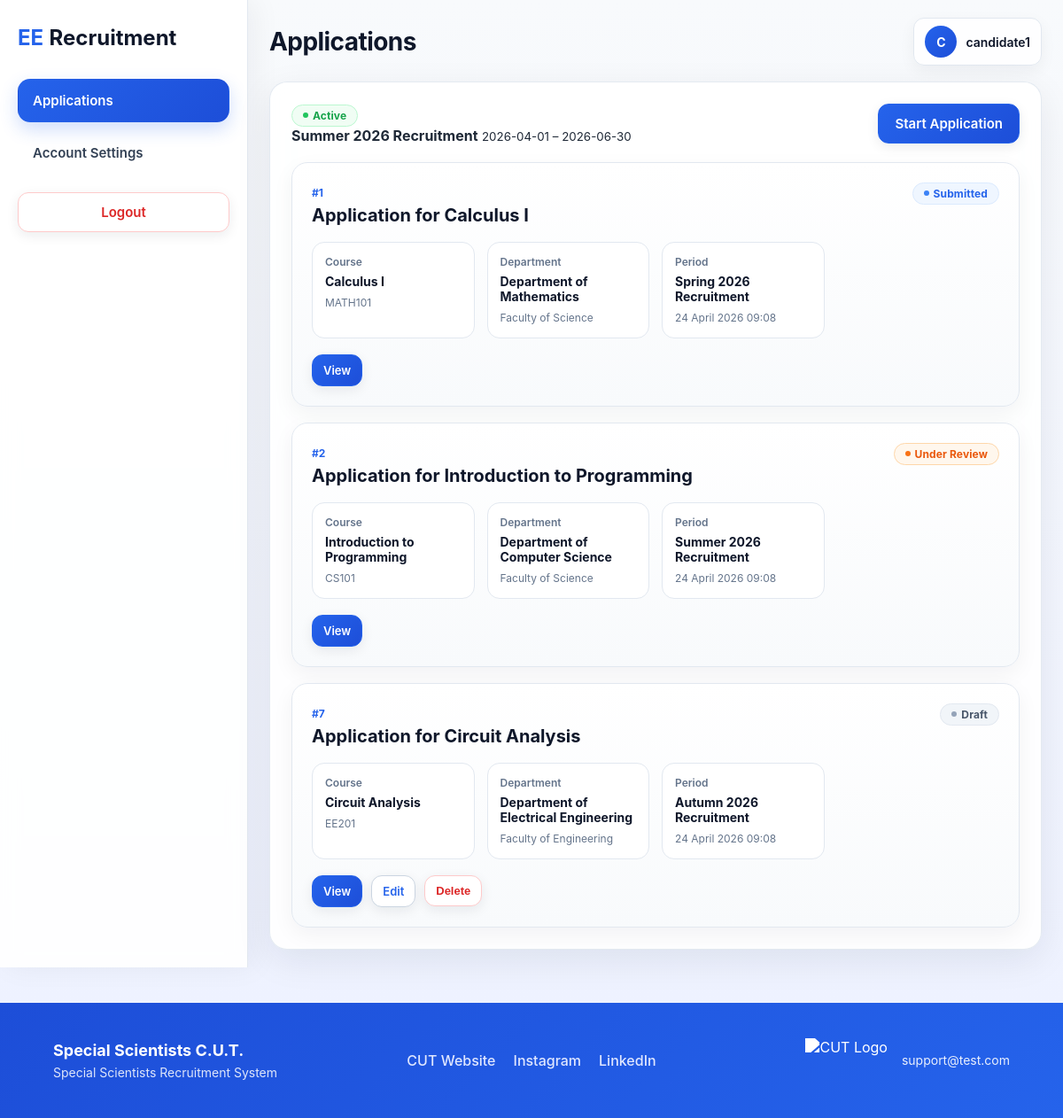
Page /modules/list.php (signed in) on the committed database.
### tables this page shows
CREATE TABLE recruitment_periods (
                                     id            INT AUTO_INCREMENT PRIMARY KEY,
                                     title         VARCHAR(100) NOT NULL,
                                     start_date    DATE NOT NULL,
                                     end_date      DATE NOT NULL,
                                     is_active     TINYINT(1) NOT NULL DEFAULT 1
);

CREATE TABLE applications (
    id                  INT AUTO_INCREMENT PRIMARY KEY,
    user_id             INT NOT NULL,
    course_id           INT NOT NULL,
    period_id           INT NOT NULL,

    title               VARCHAR(150) NOT NULL,
    status              ENUM('draft', 'submitted', 'under_review', 'approved', 'rejected') NOT NULL DEFAULT 'draft',

    cover_letter        TEXT NULL,
    qualifications      TEXT NULL,

    cv_file_path        VARCHAR(255) NULL,
    cv_original_name    VARCHAR(255) NULL,

    created_at          TIMESTAMP DEFAULT CURRENT_TIMESTAMP,
    updated_at          TIMESTAMP DEFAULT CURRENT_TIMESTAMP ON UPDATE CURRENT_TIMESTAMP,

    FOREIGN KEY (user_id) REFERENCES users(id) ON DELETE CASCADE,
    FOREIGN KEY (course_id) REFERENCES courses(id) ON DELETE CASCADE,
    FOREIGN KEY (period_id) REFERENCES recruitment_periods(id) ON DELETE CASCADE
);

CREATE TABLE courses (
                         id            INT AUTO_INCREMENT PRIMARY KEY,
                         department_id INT NOT NULL,
                         name          VARCHAR(150) NOT NULL,
                         code          VARCHAR(50),
                         FOREIGN KEY (department_id) REFERENCES departments(id) ON DELETE CASCADE
);

CREATE TABLE departments (
                             id            INT AUTO_INCREMENT PRIMARY KEY,
                             faculty_id    INT NOT NULL,
                             name          VARCHAR(100) NOT NULL,
                             FOREIGN KEY (faculty_id) REFERENCES faculties(id) ON DELETE CASCADE
);

CREATE TABLE faculties (
                           id            INT AUTO_INCREMENT PRIMARY KEY,
                           name          VARCHAR(100) NOT NULL UNIQUE
);

### modules/list.php (the view, shortened to what the rows shown need)
<?php
require_once __DIR__ . '/../includes/db.php';
require_once __DIR__ . '/../includes/crud/applications_crud.php';
require_once __DIR__ . '/../includes/crud/recruitment_periods_crud.php';
require_once __DIR__ . '/../includes/crud/system_settings_crud.php';
require_once __DIR__ . '/../utils/status_utils.php';
require_once __DIR__ . '/../utils/time_utils.php';
$userId = (int) $_SESSION['user_id'];
$userRole = $_SESSION['role'] ?? 'candidate';
$isCandidate = $userRole === 'candidate';
$isEvaluator = $userRole === 'evaluator';
$action = $_GET['action'] ?? 'list';
$editApplication = null;
try {
    $settings = array_merge(
            ['applications_open' => '0'],
            getSystemSettingsMap($pdo)
    );
} catch (Throwable $e) {
    $settings = ['applications_open' => '0'];
}
$activePeriod = getCurrentRecruitmentPeriod($pdo);
$systemApplicationsOpen = ($settings['applications_open'] ?? '0') === '1';
$applicationsOpen = $systemApplicationsOpen && $activePeriod;
$courses = getCoursesForApplicationForm($pdo);
if ($isCandidate) {
    $applications = getApplicationsByUserId($pdo, $userId);
} elseif ($isEvaluator) {
    $applications = getApplicationsForEvaluator($pdo, $userId);
} else {
    $applications = getAllApplications($pdo);
}
$qualificationValues = [''];
?>
<!DOCTYPE html>
<html lang="en">
<head>
    <link rel="stylesheet" href="../assets/css/style.css">
    <link rel="stylesheet" href="../assets/css/list.css?v=<?= filemtime(__DIR__ . '/../assets/css/list.css'); ?>">
    <link rel="stylesheet" href="../assets/css/admin.css">
    <link rel="stylesheet" href="../assets/css/dashboard.css?v=<?= filemtime(__DIR__ . '/../assets/css/dashboard.css'); ?>">
</head>
<body>
<div class="list-layout">
    <main class="list-content">
        <div class="page-shell">
            <?php require_once __DIR__ . '/../includes/protected_topbar.php'; ?>
            <section class="page-card list-card">
                <?php if ($isCandidate): ?>
                    <div class="list-header">
                        <div class="period-display">
                            <?php if ($activePeriod): ?>
                                <span class="status-pill status-approved">Active</span>
                                <div>
                                    <strong><?= htmlspecialchars($activePeriod['title']); ?></strong>
                                    <small><?= htmlspecialchars($activePeriod['start_date']); ?> – <?= htmlspecialchars($activePeriod['end_date']); ?></small>
                                </div>
                            <?php endif; ?>
                        </div>
                    </div>
                <?php else: ?>
                    <div class="list-header">
                    </div>
                <?php endif; ?>
                <?php if ($isCandidate && (($action === 'create' || ($action === 'edit' && $editApplication)) && $applicationsOpen)): ?>
                    <section class="search-card">
                        <form
                                method="POST"
                                enctype="multipart/form-data"
                                action="<?= $action === 'edit' ? 'list.php?action=edit&id=' . (int) $editApplication['id'] : 'list.php?action=create'; ?>"
                                class="admin-form js-validate-form"
                                novalidate
                        >
                            <?php if ($action === 'edit'): ?>
                                <input type="hidden" name="id" value="<?= (int) $editApplication['id']; ?>">
                            <?php endif; ?>
                            <div class="form-group full-width">
                                <label for="title">Application Title</label>
                                <input
                                        type="text"
                                        id="title"
                                        name="title"
                                        value="<?= htmlspecialchars($action === 'edit' ? ($editApplication['title'] ?? '') : ($_POST['title'] ?? '')); ?>"
                                        required
                                >
                            </div>
                            <div class="form-group full-width">
                                <label for="course_id">Course</label>
                                <?php $selectedCourse = $action === 'edit' ? ($editApplication['course_id'] ?? '') : ($_POST['course_id'] ?? ''); ?>
                                <select id="course_id" name="course_id" class="admin-select" required>
                                    <option value="">Select course</option>
                                    <?php foreach ($courses as $course): ?>
                                        <option
                                                value="<?= (int) $course['id']; ?>"
                                                <?= (string) $selectedCourse === (string) $course['id'] ? 'selected' : ''; ?>
                                        >
                                            <?= htmlspecialchars($course['faculty_name'] . ' – ' . $course['department_name'] . ' – ' . $course['course_name']); ?>
                                        </option>
                                    <?php endforeach; ?>
                                </select>
                            </div>
                            <div class="form-group full-width">
                                <label for="cover_letter">Cover Letter</label>
                                <textarea
                                        id="cover_letter"
                                        name="cover_letter"
                                        class="cover-letter-box"
                                ><?= htmlspecialchars($action === 'edit' ? ($editApplication['cover_letter'] ?? '') : ($_POST['cover_letter'] ?? '')); ?></textarea>
                            </div>
                            <div class="form-group full-width">
                                <label>Qualifications</label>
                                <div id="qualification-builder" class="qualification-builder">
                                    <?php foreach ($qualificationValues as $qualification): ?>
                                        <div class="qualification-row">
                                            <input
                                                    type="text"
                                                    name="qualifications[]"
                                                    value="<?= htmlspecialchars($qualification); ?>"
                                                    placeholder="Enter qualification"
                                            >
                                            <div class="qualification-actions">
                                                <button type="button" class="qualification-add-btn">+</button>
                                                <button type="button" class="qualification-remove-btn">−</button>
                                            </div>
                                        </div>
                                    <?php endforeach; ?>
                                </div>
                            </div>
                            <div class="form-group full-width">
                                <label for="cv_file">CV (PDF)</label>
                                <input type="file" id="cv_file" name="cv_file" accept="application/pdf">
                                <?php if ($action === 'edit' && !empty($editApplication['cv_file_path'])): ?>
                                    <small>
                                        Current CV:
                                        <a href="<?= htmlspecialchars($editApplication['cv_file_path']); ?>" target="_blank">
                                            <?= htmlspecialchars($editApplication['cv_original_name'] ?? 'View CV'); ?>
                                        </a>
                                    </small>
                                <?php endif; ?>
                            </div>
                            <div class="form-actions">
                                <button
                                        type="submit"
                                        name="<?= $action === 'edit' ? 'update_application' : 'save_application'; ?>"
                                        value="1"
                                        class="btn btn-secondary"
                                        onclick="this.form.submit_type.value='draft'"
                                >Save Draft</button>
                                <button
                                        type="submit"
                                        name="<?= $action === 'edit' ? 'update_application' : 'save_application'; ?>"
                                        value="1"
                                        class="btn btn-primary"
                                        onclick="this.form.submit_type.value='submit'"
                                >Submit for Review</button>
                                <input type="hidden" name="submit_type" value="draft">
                                <a href="list.php" class="btn btn-secondary">Cancel</a>
                            </div>
                        </form>
                    </section>
                <?php else: ?>
                    <div class="applications-grid">
                        <?php if (empty($applications)): ?>
                            <div class="empty-state">No applications found.</div>
                        <?php else: ?>
                            <?php foreach ($applications as $application): ?>
                                <article class="application-admin-card">
                                    <div class="application-admin-head">
                                        <div>
                                            <span class="application-admin-id">#<?= (int) $application['id']; ?></span>
                                            <h3><?= htmlspecialchars($application['title']); ?></h3>
                                        </div>
                                        <span class="status-pill <?= getStatusCssClass($application['status']); ?>">
                                            <?= htmlspecialchars(getStatusLabel($application['status'])); ?>
                                        </span>
                                    </div>
                                    <div class="application-admin-meta">
                                        <div>
                                            <span>Course</span>
                                            <strong><?= htmlspecialchars($application['course_name'] ?? 'No course'); ?></strong>
                                            <small><?= htmlspecialchars($application['course_code'] ?? 'No code'); ?></small>
                                        </div>
                                        <div>
                                            <span>Department</span>
                                            <strong><?= htmlspecialchars($application['department_name'] ?? 'No department'); ?></strong>
                                            <small><?= htmlspecialchars($application['faculty_name'] ?? 'No faculty'); ?></small>
                                        </div>
                                        <div>
                                            <span>Period</span>
                                            <strong><?= htmlspecialchars($application['period_title'] ?? 'No period'); ?></strong>
                                            <small><?= htmlspecialchars(formatFullDateTime($application['updated_at'] ??
                                                        formatFullDateTime($application['created_at']))); ?></small>
                                        </div>
                                    </div>
                                    <div class="application-admin-actions">
                                        <a href="application_view.php?id=<?= (int) $application['id']; ?>" class="btn btn-primary btn-sm-custom">
                                            View
                                        </a>
                                        <?php if ($isCandidate && $application['status'] === 'draft' && $applicationsOpen): ?>
                                            <a href="list.php?action=edit&id=<?= (int) $application['id']; ?>" class="btn btn-secondary btn-sm-custom">Edit</a>
                                        <?php endif; ?>
                                        <?php if ($isCandidate && $application['status'] === 'draft'): ?>
                                            <form method="POST" action="list.php" class="inline-form">
                                                <button type="submit" class="btn btn-danger btn-sm-custom">
                                                    Delete
                                                </button>
                                            </form>
                                        <?php endif; ?>
                                    </div>
                                </article>
                            <?php endforeach; ?>
                        <?php endif; ?>
                    </div>
                <?php endif; ?>
            </section>
        </div>
    </main>
</div>
</body>
</html>

### rows in the picture
recruitment_periods: title "Summer 2026 Recruitment", start_date "2026-04-01", end_date "2026-06-30"
applications: id "1", title "Application for Calculus I", status "Submitted", course.name "Calculus I", course.code "MATH101", departments.name "Department of Mathematics", faculties.name "Faculty of Science", period.title "Spring 2026 Recruitment", updated_at "24 April 2026 09:08"
applications: id "2", title "Application for Introduction to Programming", status "Under Review", course.name "Introduction to Programming", course.code "CS101", departments.name "Department of Computer Science", faculties.name "Faculty of Science", period.title "Summer 2026 Recruitment", updated_at "24 April 2026 09:08"
applications: id "7", title "Application for Circuit Analysis", status "Draft", course.name "Circuit Analysis", course.code "EE201", departments.name "Department of Electrical Engineering", faculties.name "Faculty of Engineering", period.title "Autumn 2026 Recruitment", updated_at "24 April 2026 09:08"

### other values in the picture
$pageTitle "Applications"
$avatarLetter "C"
$username "candidate1"
$settings['system_name'] "Special Scientists C.U.T."
$settings['footer_text'] "Special Scientists Recruitment System"
$settings['contact_email'] "support@test.com"
